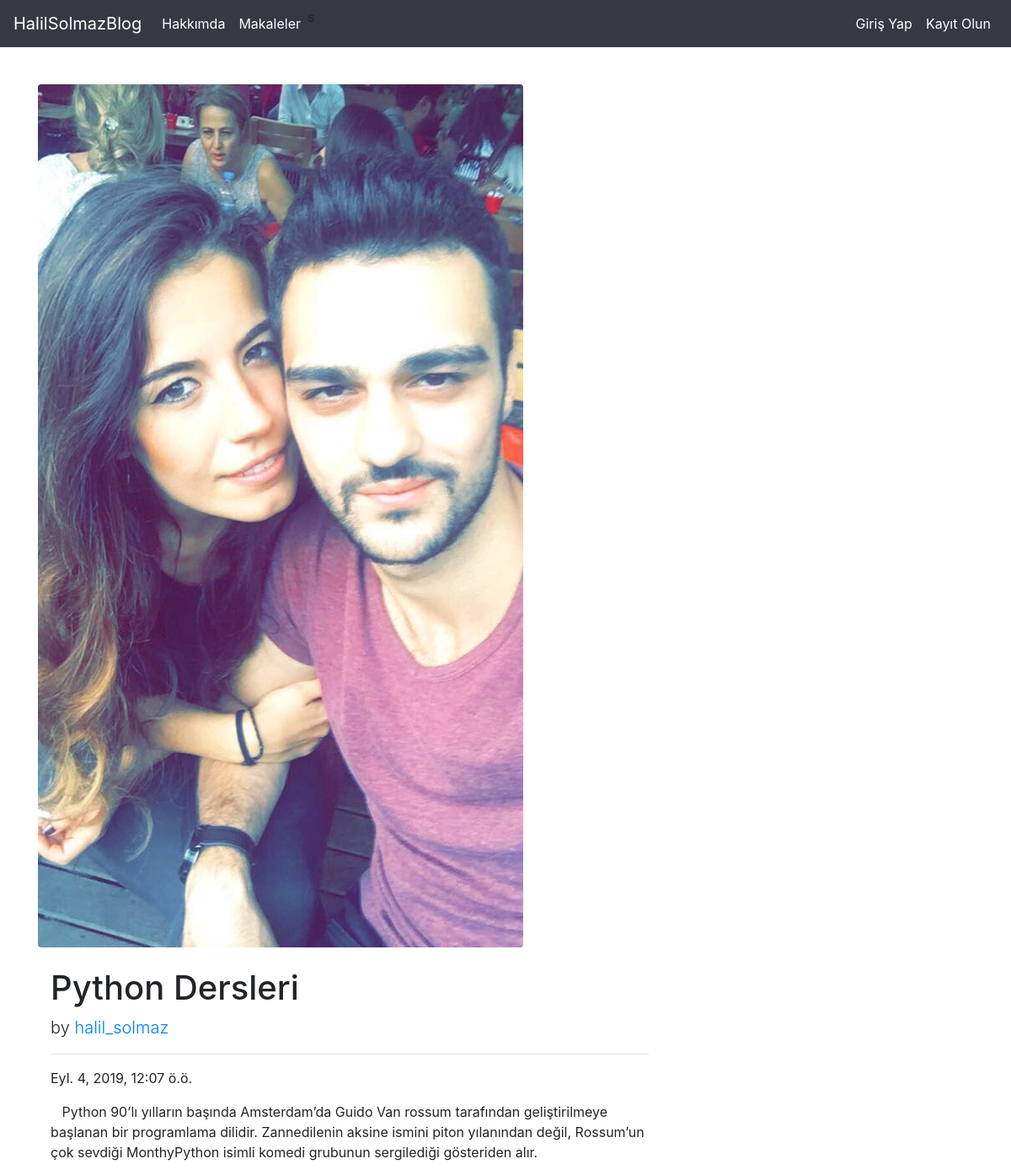
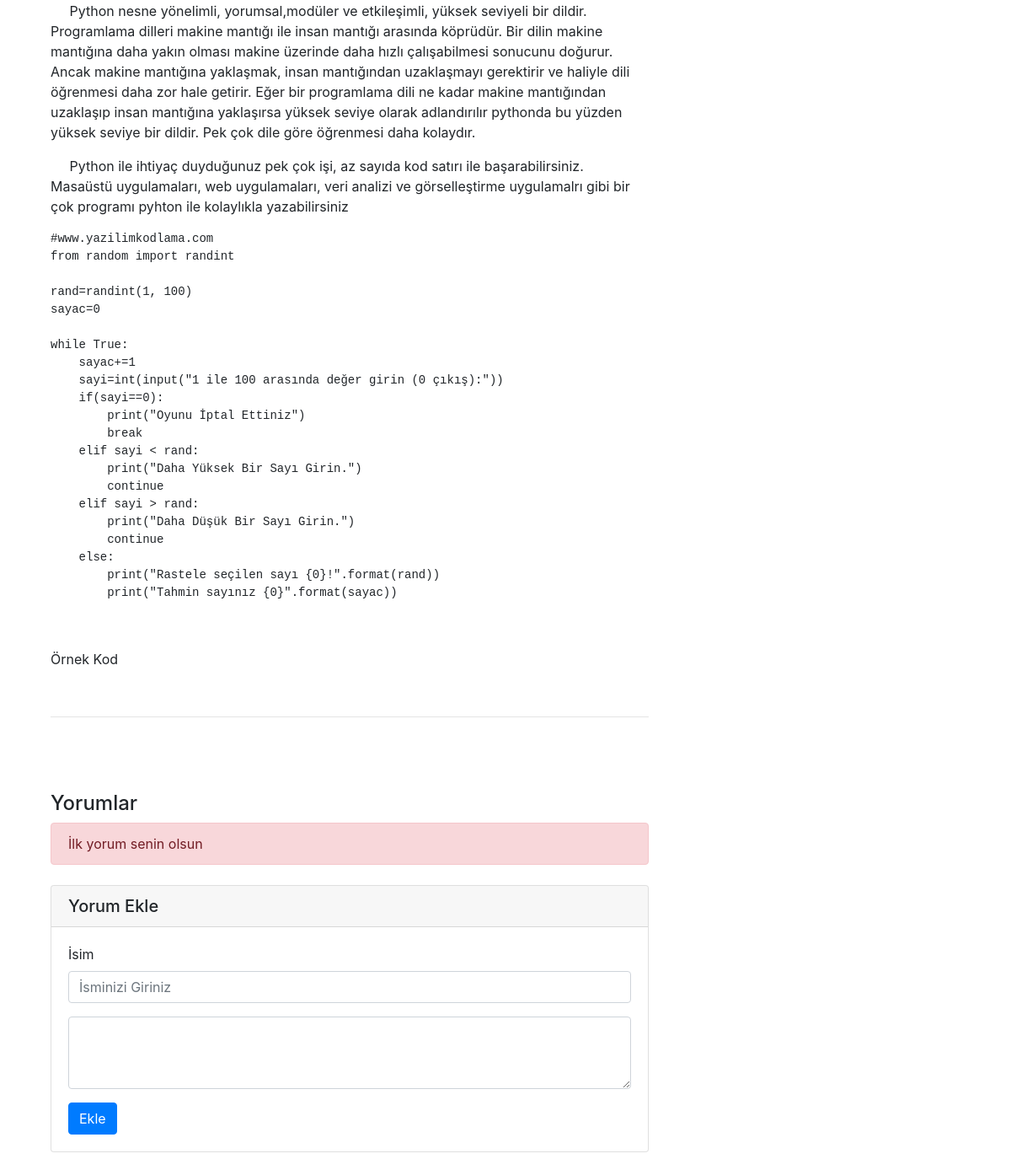
/articles/article/15, run on the app's committed database (2 pictures, top to bottom).
### article/models.py (models this page shows, shortened)
class Article(models.Model):
    author=models.ForeignKey("auth.User",on_delete=models.CASCADE,verbose_name="Yazar")
    title = models.CharField(max_length=50, verbose_name= "Başlık")
    content = RichTextField()
    created_date = models.DateTimeField(auto_now_add=True,verbose_name="Oluşturulma Tarihi" )
    article_image = models.FileField(blank=True, null=True,verbose_name="Makaleye Fotoğraf Ekleyin")
    class Meta:
        ordering = ['-created_date']

### article/views.py (the view)
# urls.py: path('article/<int:id>',views.detail,name="detail"),
def detail(request,id):
    article=get_object_or_404(Article,id = id)
    comments=article.comments.all()
    return render(request,"detail.html",{"article":article,"comments":comments})

### templates/detail.html (shortened to what this page needs)
{% extends "layout.html" %}
{% block body %}
  <div class="container">
    <div class="row">
      {% if article.article_image %}
      <img class="img-fluid rounded" src="{{article.article_image.url}}" alt="">
      {% endif %}
      <div class="col-lg-8">
        <h1 class="mt-4">{{article.title}}</h1>
        <p class="lead">
          by
          <a href="#">{{article.author.username}}</a>
        </p>
        <hr>
        <p>{{article.created_date}}</p>
        <p class="lead">
        {{article.content | safe}}
        </p>
        <hr><br><br><br>
        <h4>Yorumlar</h4>
        {% if comments %}
        {% for comment in comments  %}
        <div class="media mb-4">
          <img class="d-flex mr-3 rounded-circle" src="http://placehold.it/50x50" alt="">
          <div class="media-body">
            <h5 class="mt-0">{{comment.comment_author}}</h5>
            {{comment.comment_date}} <br>
            {{comment.comment_content}}
          </div>
        </div>
        {% endfor %}
        {% else %}
        <div class="alert alert-danger">
        İlk yorum senin olsun
        </div>
        {% endif %}
        <div class="card my-4">
            <h5 class="card-header">Yorum Ekle</h5>
            <div class="card-body">
              <form method = "post" action ="{% url 'article:comment' article.id %}">
                <div class="form-group">
                    <label for="formGroupExampleInput">İsim</label>
                    <input name="comment_author" type="text" class="form-control" id="formGroupExampleInput" placeholder="İsminizi Giriniz">
                  </div>
                <div class="form-group">
                  <textarea name="comment_content" class="form-control" rows="3"></textarea>
                </div>
                <button type="submit" class="btn btn-primary">Ekle</button>
              </form>
            </div>
          </div>
        </div>
      </div>
    </div>
{% endblock body %}

### data on the page
Article: article_image (picture), title "Python Dersleri", author.username "halil_solmaz", created_date "Eyl. 4, 2019, 12:07 ö.ö.", content "Python 90’lı yılların başında Amsterdam’da Guido Van rossum tarafından geliştirilmeye başlanan bir programlama dilidir. Zannedilenin aksine ismini piton yılanından değil, Rossum’un çok sevdiği MonthyPython isimli komedi grubunun sergilediği gösteriden alır. Python nesne yönelimli, yorumsal,modüler ve etkileşimli, yüksek seviyeli bir dildir. Programlama dilleri makine mantığı ile insan mantığı arasında köprüdür. Bir dilin makine mantığına daha yakın olması makine üzerinde daha hızlı çalışabilmesi sonucunu doğurur. Ancak makine mantığına yaklaşmak, insan mantığından uzaklaşmayı gerektirir ve haliyle dili öğrenmesi daha zor hale getirir. Eğer bir programlama dili ne kadar makine mantığından…"
